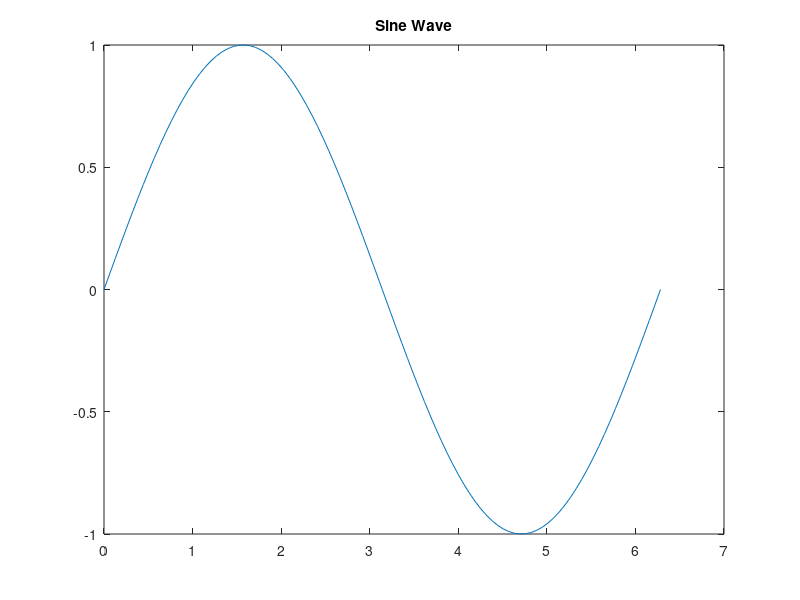

MATLAB code to generate this figure:
%% Cell 1
x = linspace(0, 2*pi, 100);
y = sin(x);
plot(x, y);
title('Sine Wave');

%% Cell 2
A = [1 2 3; 4 5 6; 7 8 9];
disp(A);
disp(det(A));
